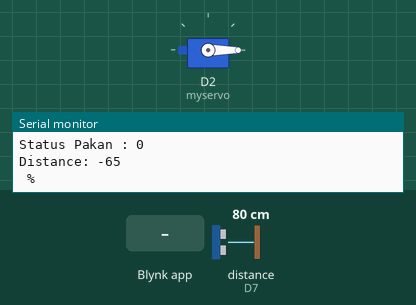
Recording of a sketch running on a simulated ESP8266 (NodeMCU). On the bench: servo, the last lines printed to the serial monitor. Wiring (inferred from the names in the program): ultrasonic range finder: trigger D6; echo D7. Inputs (shaded band) come from the test bench; at power-on: distance to the obstacle (sensor on D7) 80 cm. The echo pulse lasts 58.3 µs per cm; WiFi joins after 1.5 s; servers stay silent unless stated.

Above: at 3.0 s.
3.1 s: Blynk app writes 1 to V0
At 4.28 s:
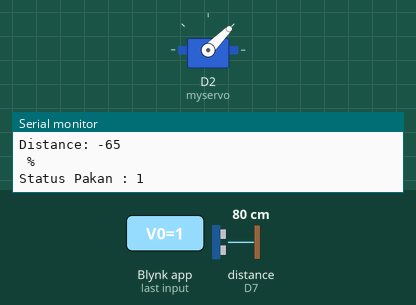
At 4.88 s:
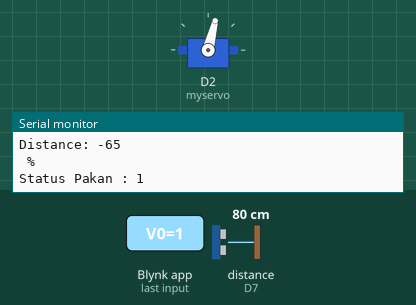
Timing chart, 0 to 7.1 s (numbered marks = the images above; inputs shaded):
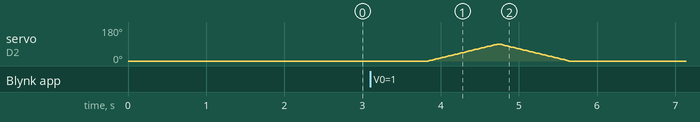

The sketch:

pakanhamsterfinal.ino
```cpp
#include <Servo.h>

//ambil tempalte_id, device_ide dan token dari aplikasi blynk
#define BLYNK_TEMPLATE_ID "TMPL6dcmuTFH4"
#define BLYNK_TEMPLATE_NAME "Pakan Hamster"
#define BLYNK_AUTH_TOKEN "irdXjhgXPGbWORvCwCuv32lBuPZ7U_4b"

//libary ultrasonic
#define echoPin D7
#define trigPin D6

long duration;
int distance;
int jarak;

//include libary Blynk
#include <BlynkSimpleEsp8266.h>

//buat sebuah object servo
Servo myservo ;
void JarakPakan()
{
    long duration, distance, jarak;
    digitalWrite(trigPin, LOW);
    delayMicroseconds(2);
    digitalWrite(trigPin, HIGH);
    delayMicroseconds(10);
    digitalWrite(trigPin, LOW);
    duration = pulseIn(echoPin, HIGH);
    distance = (duration/2) / 29.1; //rumus menghitung sensor ultrasonic
    jarak = (15-distance);
    Serial.print("Distance: ");
    Serial.println(jarak);
    Serial.println(" %");
    Blynk.virtualWrite(V1, jarak);
    delay(500);
}

//variable menampung datastream statuspakan
int StatusPakan;

void setup() {
  //pin yang digunakan untuk servo = D2 = 4
  myservo.attach(4);
  //posisi servo awal
  myservo.write(0);

  Serial.begin(115200);
  //Ultra
  pinMode(34, INPUT);
  pinMode(trigPin, OUTPUT);
  pinMode(echoPin, INPUT);

  //koneksi ke Wifi
  WiFi.begin("hamsterku","12345678");
  //uji konek atau tidak
  while(WiFi.status() !=WL_CONNECTED)
  {
    Serial.print(".");
    delay(500);
  }

  Serial.println("WiFi Terkoneksi");

  //apabila terkoneksi, koneksikan perangkat ke blynk
  Blynk.begin(BLYNK_AUTH_TOKEN, "hamsterku", "12345678");

  Serial.println("Blynk Terkoneksi");
}

void BeriPakan()
{
      //proses perputaran pakan
  for(int posisi=0; posisi<=90; posisi++)
  {
    // set posisi servo
    myservo.write(posisi);
    delay(10);
  }
  //proses perputaran t4 pakan ke posisi awal
  for(int posisi=90; posisi>=0; posisi--)
  {
    myservo.write(posisi);
    delay(10);
  }
}
void loop() {
  //jalankan aplikasi Blynk dari nodeMCU
  Blynk.run();
  JarakPakan();
  //tampilkan StatusPakan diserial monitor
  Serial.println("Status Pakan : " + String(StatusPakan));

  //jika StatusPakan = 1 maka diberi pakan
  if(StatusPakan == 1)
  {
    //panggil void beripakan, 1 Siklus perputaran Sampai kembali keposisi awal
    BeriPakan();
    //kembalikan StatusPakan menjadi 0 setelah diberipakan
    Blynk.virtualWrite(V0, 0);
    StatusPakan = 0;
    delay(2000);
  }

}

//baca datastream StatusPakan
BLYNK_WRITE(V0)
{
  //baca datastream kemudian tampung kedalam statuspakan
  StatusPakan = param.asInt();
}
//baca datastream ultrasonic
BLYNK_WRITE(V1)
{
  jarak = param.asInt();
}
```

Measured:
- after the input at 3.1 s, servo on D2 (myservo): rises from 0° to 90° in 0.90 s, then falls to 0° in 0.90 s
